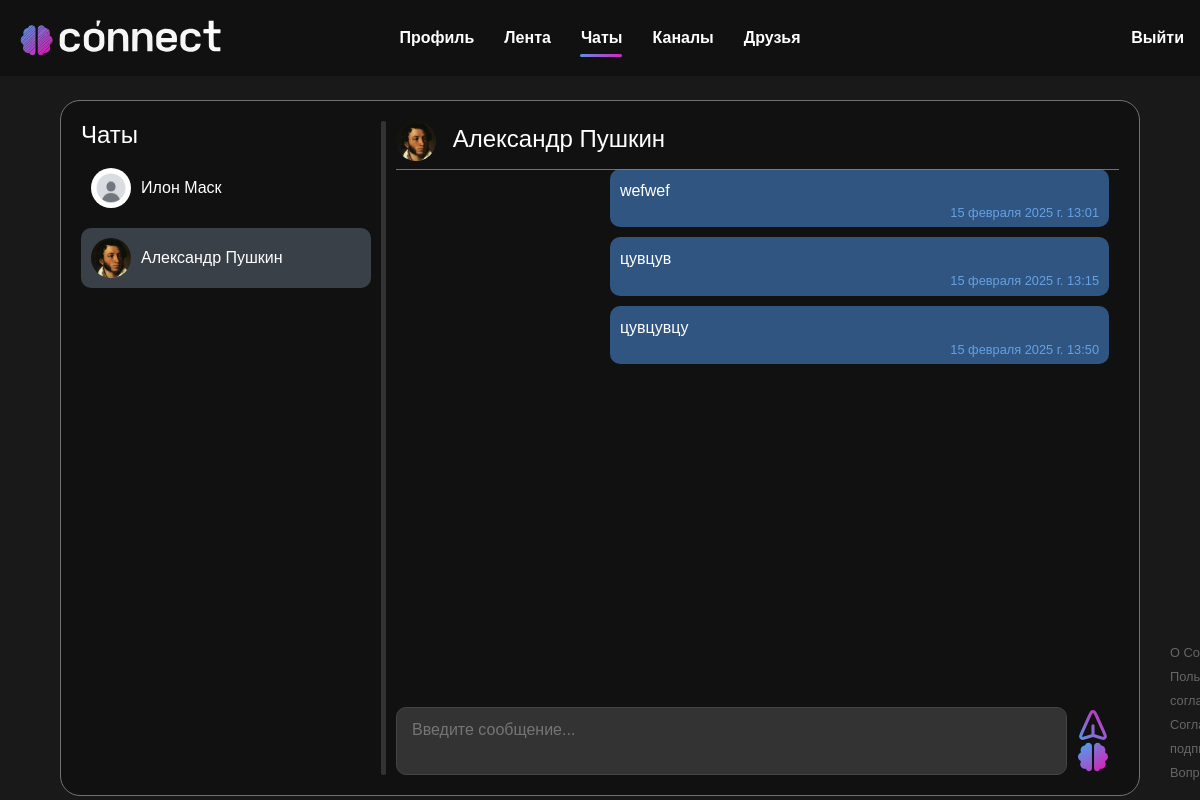
The app's page /chats/14 (signed in), older data.
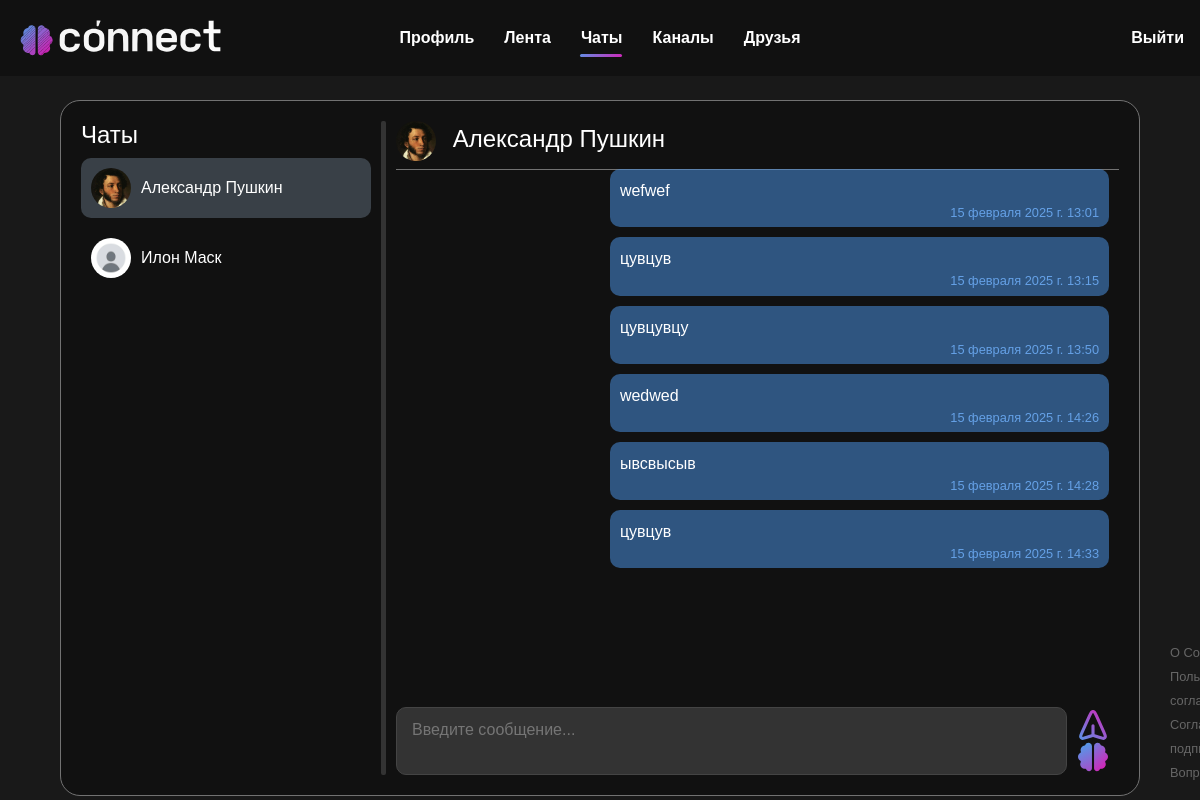
The same page, newer data.
### users/models.py (models this page shows, shortened)
class User(AbstractUser):
    first_name = models.CharField("Имя", max_length=20)
    last_name = models.CharField("Фамилия", max_length=20)
    username = models.CharField("Имя пользователя", unique=True, max_length=20)
    email = models.EmailField("Почта", unique=True)
    password = models.CharField("Пароль", max_length=20)
    image = models.ImageField("Аватар", upload_to='users_images', blank=True, null=True)
    about = models.TextField("О себе", max_length=250, blank=True, null=True)
    ai_help_requests_left = models.PositiveIntegerField(default=5)
    last_ai_help_reset = models.DateTimeField(auto_now_add=True)
    has_subscription = models.BooleanField(default=False)
    def get_avatar_url(self):
        if self.image and hasattr(self.image, 'url'):
            return self.image.url
        else:
            return os.path.join(settings.STATIC_URL, 'person/img/default.jpg')
    class Meta:
        verbose_name = 'Пользователь'
        verbose_name_plural = 'Пользователи'

### chats/models.py (models this page shows, shortened)
class Message(models.Model):
    chat = models.ForeignKey(Chat, on_delete=models.CASCADE, related_name='messages')
    sender = models.ForeignKey(User, on_delete=models.CASCADE, related_name='sent_messages')
    content = models.TextField()
    timestamp = models.DateTimeField(auto_now_add=True)
    is_changed = models.BooleanField(default=False)
    class Meta:
        verbose_name = 'Сообщение'
        verbose_name_plural = 'Сообщения'
        ordering = ['timestamp']

### chats/views.py (the view)
# urls.py: path('<int:chat_id>', views.chats, name='chats'),
@login_required
def chats(request, chat_id):
    chat = get_object_or_404(Chat, id=chat_id)
    messages = chat.messages.all()
    if request.method == 'POST':
        content = request.POST.get('message-content')
        if content:
            Message.objects.create(chat=chat, sender=request.user, content=content)
        return redirect('chats', chat_id=chat.id)
    if not chat.participants.filter(id=request.user.id).exists():
        return render(request, "404.html")
    chats_list = get_user_chats(request)
    data = {
        'user': request.user,
        'chats_list': chats_list,
        'chat': chat,
        'messages': messages
    }
    return render(request, 'chats/chats.html', data)

### chats/views.py (called while the page is built)
def get_user_chats(request):
    chats_list = Chat.objects.filter(participants=request.user)
    chats_list_filtered = []
    for chat in chats_list:
        other_participants = chat.participants.exclude(id=request.user.id)
        for user in other_participants:
            chats_list_filtered.append({'user': user, 'chat_id': chat.id, 'chat': chat})
    chats_list_filtered.sort(key=lambda x: x['chat'].messages.latest('timestamp').timestamp if x['chat'].messages.exists() else x['chat'].created_at, reverse=True)
    return chats_list_filtered

### chats/templates/chats/chats.html (shortened to what this page needs)
{% extends 'main/layout.html' %}
{% load static %}
{% block link %}
    <link rel="stylesheet" href="{% static 'chats/css/chats.css' %}">
{% endblock %}
{% block content %}
<section class="container-chats">
    <aside class="chat-list">
        <h2 class="list-name">Чаты</h2>
        <div class="chats">
            {% if chats_list %}
                {% for chat_info in chats_list %}
                    <a class="chat-link {% if request.resolver_match.kwargs.chat_id == chat_info.chat_id %}active{% endif %}" href="{% url 'chats' chat_info.chat_id %}">
                        <div class="chat-item" title="{{ chat_info.user.first_name }} {{ chat_info.user.last_name }}">
                            <img src="{{ chat_info.user.get_avatar_url }}" class="chat-image" height="40" width="40" alt="Avatar">
                            <span class="chat-name-list">{{ chat_info.user.first_name }} {{ chat_info.user.last_name }}</span>
                        </div>
                    </a>
                {% endfor %}
            {% else %}
                <p class="commentary">У вас нет чатов</p>
            {% endif %}
        </div>
    </aside>
    <div class="resizer" id="dragMe">
        <button type="button" style="height: 100%;"></button>
    </div>
    <div class="chat-window">
        {% if chat %}
            {% for participant in chat.participants.all %}
                {% if participant != request.user %}
                    <a style="color: white" href="{% url 'user_profile' participant.username %}">
                        <h2 class="chat-name-window">
                            <img src="{{ participant.get_avatar_url }}" class="chat-image" height="50" width="50" alt="Avatar">
                            {{ participant.first_name }} {{ participant.last_name }}
                        </h2>
                    </a>
                {% endif %}
            {% endfor %}
            <div class="messages" id="chat-messages">
                {% for message in messages %}
                    {% if message.sender.id == request.user.id %}
                        <div class="message message-sent" data-message-id="{{ message.id }}">
                            <div class="message-text">{{ message.content }}</div>
                            <span class="message-sent-time">
                                {{ message.timestamp }}
                            </span>
                        </div>
                    {% endif %}
                {% endfor %}
            </div>
            <form method="post">
                <div class="input-area">
                    <textarea class="text-message-field" name="message-content" placeholder="Введите сообщение..."></textarea>
                    <div class="input-area-buttons">
                        <button type="submit">
                            <img src="{% static 'chats/img/send.svg' %}" height="30px" width="30px">
                        </button>
                        <button type="button" id="aiHelpButton" data-chat-id="{{ chat.id }}">
                            <img src="{% static 'chats/img/ai.svg' %}" id="aiHelpIcon" height="30px" width="30px">
                        </button>
                    </div>
                </div>
            </form>
        {% else %}
            <p class="commentary-centered">Чат не выбран</p>
        {% endif %}
    </div>
</section>
{% endblock %}

Row changes from the older to the newer data that the page shows:
shown differently, row unchanged: User "Александр": moves up the list
added Message: content "wedwed", timestamp "15 февраля 2025 г. 14:26"
added Message: content "ывсвысыв", timestamp "15 февраля 2025 г. 14:28"
added Message: content "цувцув", timestamp "15 февраля 2025 г. 14:33"
